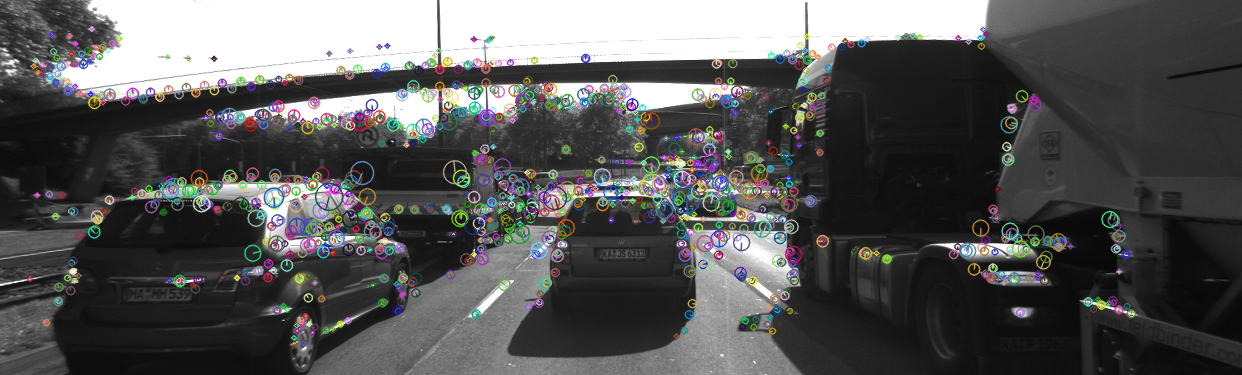
//> input picture 2. Camera/2D_Feature_Matching/images/AKAZE.png, 1242 x 375 px, given in place of 0000000000.png, which was not available
$ ./MidTermProject_Camera_Student   (built with g++ and OpenCV 4)
//> lines starting //> are read from the running program, lines starting //| are printed output that depends on the picture; pictures that were not available may be replaced by others from this repository, and a replacement may not be noted
### 2. Camera/2D_Feature_Matching/src/matching2D.hpp
#ifndef matching2D_hpp
#define matching2D_hpp

#include <stdio.h>
#include <iostream>
#include <sstream>
#include <iomanip>
#include <vector>
#include <cmath>
#include <limits>

#include <opencv2/core.hpp>
#include <opencv2/highgui/highgui.hpp>
#include <opencv2/imgproc/imgproc.hpp>
#include <opencv2/features2d.hpp>
#include <opencv2/xfeatures2d.hpp>
#include <opencv2/xfeatures2d/nonfree.hpp>

#include "dataStructures.h"


void detKeypointsHarris(std::vector<cv::KeyPoint> &keypoints, cv::Mat &img, bool bVis=false);
void detKeypointsShiTomasi(std::vector<cv::KeyPoint> &keypoints, cv::Mat &img, bool bVis=false);
void detKeypointsModern(std::vector<cv::KeyPoint> &keypoints, cv::Mat &img, std::string detectorType, bool bVis=false);
void descKeypoints(std::vector<cv::KeyPoint> &keypoints, cv::Mat &img, cv::Mat &descriptors, std::string descriptorType);
void matchDescriptors(std::vector<cv::KeyPoint> &kPtsSource, std::vector<cv::KeyPoint> &kPtsRef, cv::Mat &descSource, cv::Mat &descRef,
                      std::vector<cv::DMatch> &matches, std::string descriptorType, std::string matcherType, std::string selectorType);

#endif /* matching2D_hpp */

### 2. Camera/2D_Feature_Matching/src/dataStructures.h
#ifndef dataStructures_h
#define dataStructures_h

#include <vector>
#include <opencv2/core.hpp>


struct DataFrame { // represents the available sensor information at the same time instance

    cv::Mat cameraImg; // camera image

    std::vector<cv::KeyPoint> keypoints; // 2D keypoints within camera image
    cv::Mat descriptors; // keypoint descriptors
    std::vector<cv::DMatch> kptMatches; // keypoint matches between previous and current frame
};


#endif /* dataStructures_h */

### 2. Camera/2D_Feature_Matching/src/matching2D_Student.cpp
#include <numeric>
#include "matching2D.hpp"

using namespace std;

// Find best matches for keypoints in two camera images based on several matching methods
void matchDescriptors(std::vector<cv::KeyPoint> &kPtsSource, std::vector<cv::KeyPoint> &kPtsRef, cv::Mat &descSource, cv::Mat &descRef,
                      std::vector<cv::DMatch> &matches, std::string descriptorType, std::string matcherType, std::string selectorType)
{
    // configure matcher
    bool crossCheck = false;
    cv::Ptr<cv::DescriptorMatcher> matcher;

    if (matcherType.compare("MAT_BF") == 0)
    {
        int normType = descriptorType.compare("DES_BINARY") == 0 ? cv::NORM_HAMMING : cv::NORM_L2;
        matcher = cv::BFMatcher::create(normType, crossCheck);
    }
    else if (matcherType.compare("MAT_FLANN") == 0)
    {
        //potential bug in the current implementation of the OpenCV, which requires a conversion of the binary descriptors into floating point vectors
        if (descSource.type() != CV_32F)
        {
          descSource.convertTo(descSource, CV_32F);
          descRef.convertTo(descRef, CV_32F);
        }
        matcher = cv::DescriptorMatcher::create(cv::DescriptorMatcher::FLANNBASED);
    }


    // perform matching task
    if (selectorType.compare("SEL_NN") == 0)
    { // nearest neighbor (best match)

        matcher->match(descSource, descRef, matches); // Finds the best match for each descriptor in desc1
    }
    else if (selectorType.compare("SEL_KNN") == 0)
    { // k nearest neighbors (k=2)
        std::vector<std::vector<cv::DMatch>> knn_matches;
        matcher->knnMatch(descSource, descRef, knn_matches, 2);

        double minDescDistRatio = 0.8;
        for (auto it = knn_matches.begin(); it != knn_matches.end(); ++it)
        {
          if ((*it)[0].distance < minDescDistRatio * (*it)[1].distance)
          {
            matches.push_back((*it)[0]);
          }
        }
    }
}

// Use one of several types of state-of-art descriptors to uniquely identify keypoints
void descKeypoints(vector<cv::KeyPoint> &keypoints, cv::Mat &img, cv::Mat &descriptors, string descriptorType)
{
   // BRISK, BRIEF, ORB, FREAK, AKAZE and SIFT.
  // select appropriate descriptor
  cv::Ptr<cv::DescriptorExtractor> extractor;
  if (descriptorType.compare("BRISK") == 0)
  {
    int threshold = 30;        // FAST/AGAST detection threshold score.
    int octaves = 3;           // detection octaves (use 0 to do single scale)
    float patternScale = 1.0f; // apply this scale to the pattern used for sampling the neighbourhood of a keypoint.

    extractor = cv::BRISK::create(threshold, octaves, patternScale);
  }
  else if (descriptorType == "SIFT")
  {
    extractor = cv::xfeatures2d::SIFT::create();
  }
  else if (descriptorType == "ORB")
  {
    extractor = cv::ORB::create();
  }
  else if (descriptorType == "BRIEF")
  {
    extractor = cv::xfeatures2d::BriefDescriptorExtractor::create();
  }
  else if (descriptorType == "AKAZE")
  {
    extractor = cv::AKAZE::create();
  }
  else if (descriptorType == "FREAK")
  {
    extractor = cv::xfeatures2d::FREAK::create();
  }
  else {
    return;
  }

  extractor->compute(img, keypoints, descriptors);

}

// Detect keypoints in image using the traditional Shi-Thomasi detector
// [112 lines left out: functions detKeypointsShiTomasi, detKeypointsHarris, not called in this run]


void detKeypointsModern(std::vector<cv::KeyPoint> &keypoints, cv::Mat &img, std::string detectorType, bool bVis)
{
  cv::Ptr<cv::FeatureDetector> detector;

  if (detectorType == "SIFT")       { detector = cv::xfeatures2d::SIFT::create(); }
  else if (detectorType == "ORB") 	{ detector = cv::ORB::create(); }
  else if (detectorType == "BRISK") { detector = cv::BRISK::create(); }
  else if (detectorType == "AKAZE") { detector = cv::AKAZE::create(); }
  else if (detectorType == "FAST")  { detector = cv::FastFeatureDetector::create(); }
  else { return ; }

  detector->detect(img, keypoints);

  if (bVis)
  {
    cv::Mat Imshow = img.clone();
    cv::drawKeypoints(img, keypoints, Imshow, cv::Scalar::all(-1), cv::DrawMatchesFlags::DRAW_RICH_KEYPOINTS);
    imshow("KeyPoint Detection "+detectorType, Imshow);
    cv::waitKey(0);
  }

}

### 2. Camera/2D_Feature_Matching/src/MidTermProject_Camera_Student.cpp
/* INCLUDES FOR THIS PROJECT */
#include <iostream>
#include <fstream>
#include <sstream>
#include <iomanip>
#include <vector>
#include <cmath>
#include <limits>
#include <opencv2/core.hpp>
#include <opencv2/highgui/highgui.hpp>
#include <opencv2/imgproc/imgproc.hpp>
#include <opencv2/features2d.hpp>
#include <opencv2/xfeatures2d.hpp>
#include <opencv2/xfeatures2d/nonfree.hpp>

#include "dataStructures.h"
#include "matching2D.hpp"

using namespace std;

/* MAIN PROGRAM */
int main(int argc, const char *argv[])
{
    //SHITOMASI, HARRIS, FAST, BRISK, ORB, AKAZE, SIFT
    string detectorType = "FAST";

    //BRISK, BRIEF, ORB, FREAK, AKAZE, SIFT
    string descriptorType = "ORB";

    string descriptorValueType = descriptorType != "SIFT" ? "DES_BINARY" : "DES_HOG";

    string matcherType  = "MAT_FLANN";        // MAT_BF, MAT_FLANN
    string selectorType = "SEL_kNN";       // SEL_NN, SEL_KNN

    bool bVis = true;

    /* INIT VARIABLES AND DATA STRUCTURES */


    // data location
    string dataPath = "../";

    // camera
    string imgBasePath = dataPath + "images/";
    string imgPrefix = "KITTI/2011_09_26/image_00/data/000000"; // left camera, color
    string imgFileType = ".png";
    int imgStartIndex = 0; // first file index to load (assumes Lidar and camera names have identical naming convention)
    int imgEndIndex = 9;   // last file index to load
    int imgFillWidth = 4;  // no. of digits which make up the file index (e.g. img-0001.png)

    // misc
    int dataBufferSize = 2;       // no. of images which are held in memory (ring buffer) at the same time
    vector<DataFrame> dataBuffer; // list of data frames which are held in memory at the same time


    for (size_t imgIndex = 0; imgIndex <= imgEndIndex - imgStartIndex; imgIndex++)
    {
        ostringstream imgNumber;
        imgNumber << setfill('0') << setw(imgFillWidth) << imgStartIndex + imgIndex;
        string imgFullFilename = imgBasePath + imgPrefix + imgNumber.str() + imgFileType;


        cv::Mat img, imgGray;
        img = cv::imread(imgFullFilename);
//> img is the input picture: 375 rows x 1242 cols, CV_8UC3; mean B, G, R 87, 87.1, 86.9
        cv::cvtColor(img, imgGray, cv::COLOR_BGR2GRAY);
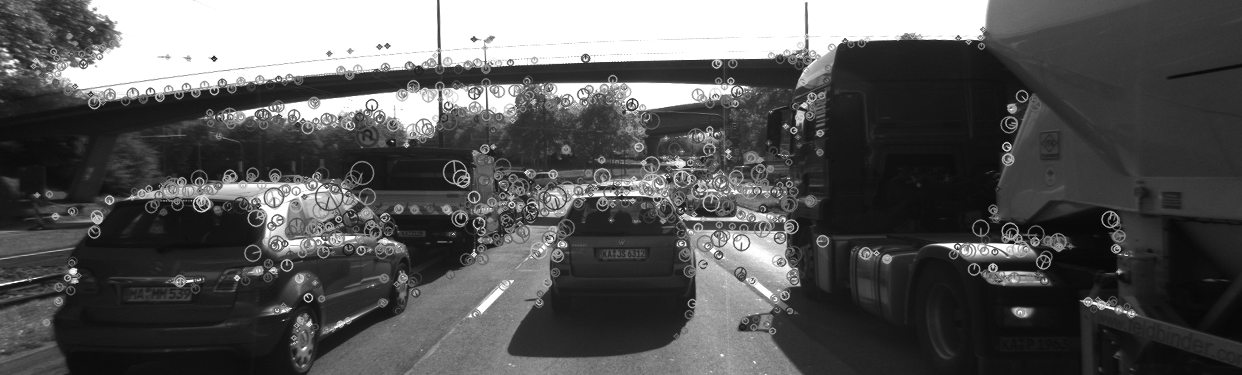
//> imgGray: 375 rows x 1242 cols, CV_8UC1; min 7, max 255, mean 87


        DataFrame frame;
        frame.cameraImg = imgGray;
        if(dataBuffer.size()==dataBufferSize) dataBuffer.erase(dataBuffer.begin());
        dataBuffer.push_back(frame);

        //cout << "#1 : LOAD IMAGE INTO BUFFER done" << endl;


        vector<cv::KeyPoint> keypoints;

        if (detectorType.compare("SHITOMASI") == 0)
        {
            detKeypointsShiTomasi(keypoints, imgGray, bVis);
        }
        else
        {
          if (detectorType.compare("HARRIS") == 0)
          {
            detKeypointsHarris(keypoints, imgGray, bVis);
          }
          else
          {
            detKeypointsModern(keypoints, imgGray, detectorType, bVis);
//> in detKeypointsModern, `detector->detect(img, keypoints);`: keypoints = 9045 keypoints; strongest (x, y, size): (214, 56, 7), (214, 60, 7), (392, 141, 7), (290, 308, 7)
//> in detKeypointsModern, `cv::drawKeypoints(img, keypoints, Imshow, cv::Scalar::all(-1), cv::Dra..`:
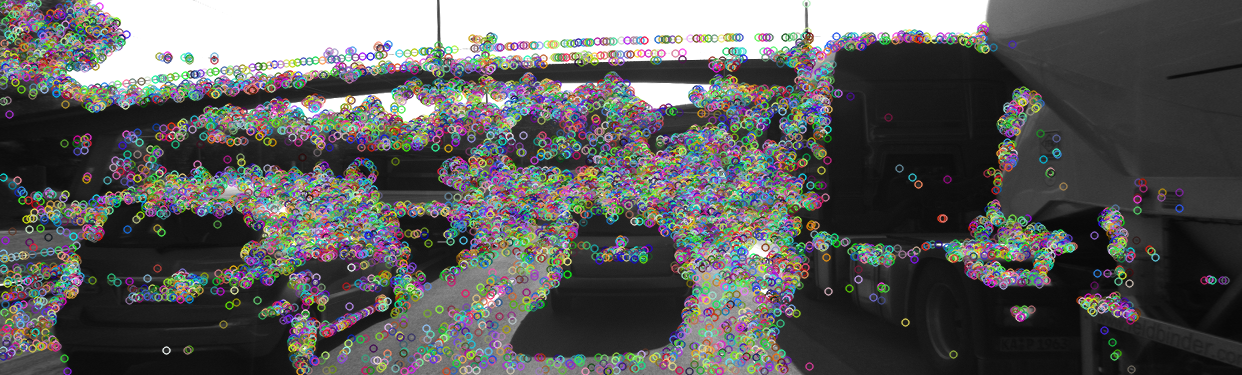
//> Imshow: 375 rows x 1242 cols, CV_8UC3; mean B, G, R 92.5, 93.1, 92.8
          }
        }

        bool bFocusOnVehicle = true;
        cv::Rect vehicleRect(535, 180, 180, 150);
        if (bFocusOnVehicle)
        {
            // this piece of code is inspried from: https://github.com/rayryeng/Udacity_Sensor_Fusion_Nanodegree/tree/master/SFND_Camera/SFND_2D_Feature_Matching/src
            keypoints.erase(remove_if(keypoints.begin(), keypoints.end(), [&vehicleRect](const cv::KeyPoint& kpt)
                                {
                                  return !vehicleRect.contains(kpt.pt);
                                }),
                      keypoints.end());
//> keypoints = 900 keypoints; strongest (x, y, size): (685, 208, 7), (677, 245, 7), (680, 209, 7), (685, 244, 7)
        }

        cout<<"# of detected Keypoints within ROI = "<<keypoints.size()<<endl;
//| # of detected Keypoints within ROI = 900


        bool bLimitKpts = true;
        if (bLimitKpts)
        {
            int maxKeypoints = 50;

            if (detectorType.compare("SHITOMASI") == 0)
            { // there is no response info, so keep the first 50 as they are sorted in descending quality order
                keypoints.erase(keypoints.begin() + maxKeypoints, keypoints.end());
            }
            cv::KeyPointsFilter::retainBest(keypoints, maxKeypoints);
//> keypoints = 50 keypoints; strongest (x, y, size): (685, 208, 7), (677, 245, 7), (680, 209, 7), (685, 244, 7)
            //cout << " NOTE: Keypoints have been limited!" << endl;
        }


        (dataBuffer.end() - 1)->keypoints = keypoints;

        //cout << "#2 : DETECT KEYPOINTS done" << endl;


        // -> BRISK, BRIEF, ORB, FREAK, AKAZE, SIF
        cv::Mat descriptors;
        descKeypoints((dataBuffer.end() - 1)->keypoints, (dataBuffer.end() - 1)->cameraImg, descriptors, descriptorType);

        (dataBuffer.end() - 1)->descriptors = descriptors;

        //cout << "#3 : EXTRACT DESCRIPTORS done" << endl;

        if (dataBuffer.size() > 1) // wait until at least two images have been processed
        {
            vector<cv::DMatch> matches;

            matchDescriptors((dataBuffer.end() - 2)->keypoints, (dataBuffer.end() - 1)->keypoints,
                             (dataBuffer.end() - 2)->descriptors, (dataBuffer.end() - 1)->descriptors,
                             matches, descriptorValueType, matcherType, selectorType);

            (dataBuffer.end() - 1)->kptMatches = matches;

            cout<<"# of matched Keypoints = "<<matches.size() << endl; cout<<endl;

            //cout << "#4 : MATCH KEYPOINT DESCRIPTORS done" << endl;

            // visualize matches between current and previous image

            if (bVis)
            {
                cv::Mat matchImg = ((dataBuffer.end() - 1)->cameraImg).clone();
                cv::drawMatches((dataBuffer.end() - 2)->cameraImg, (dataBuffer.end() - 2)->keypoints,
                                (dataBuffer.end() - 1)->cameraImg, (dataBuffer.end() - 1)->keypoints,
                                matches, matchImg,
                                cv::Scalar::all(-1), cv::Scalar::all(-1),
                                vector<char>(), cv::DrawMatchesFlags::DRAW_RICH_KEYPOINTS);

                string windowName = "Matching keypoints between two camera images";
                cv::namedWindow(windowName, 7);
                cv::imshow(windowName, matchImg);
                //cout << "Press key to continue to next image" << endl;
                cv::waitKey(0); // wait for key to be pressed
            }

        }

    }
//> pass 2 of the loop `for (size_t imgIndex = 0; imgIndex <= imgEndIndex - imgStartIndex; img..`:
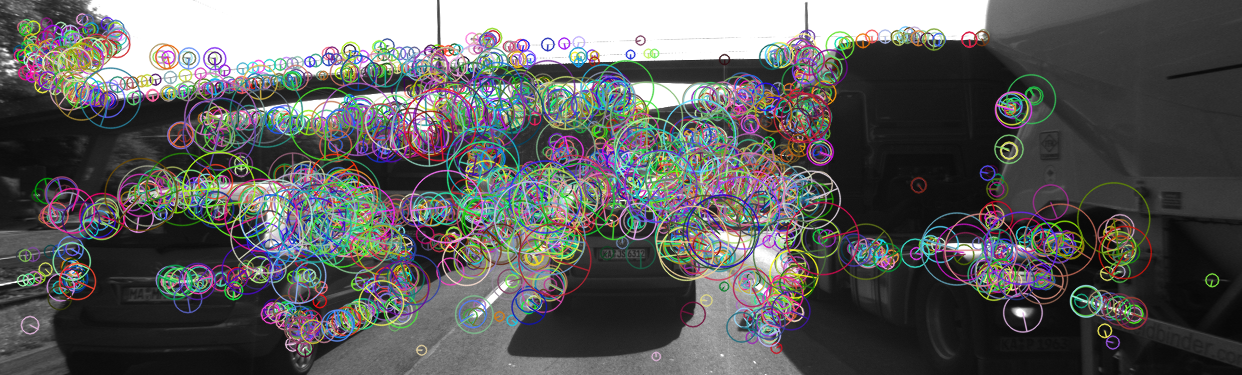
//> input picture 2. Camera/2D_Feature_Matching/images/BRISK.png, 1242 x 375 px, given in place of 0000000001.png, which was not available
//> img is the input picture: 375 rows x 1242 cols, CV_8UC3; mean B, G, R 94.4, 94.7, 94.6
//> in detKeypointsModern (call 2), `detector->detect(img, keypoints);`: keypoints = 16518 keypoints; strongest (x, y, size): (454, 232, 7), (723, 54, 7), (726, 58, 7), (725, 54, 7)
//> in detKeypointsModern (call 2), `cv::drawKeypoints(img, keypoints, Imshow, cv::Scalar::all(-1), cv::Dra..`:
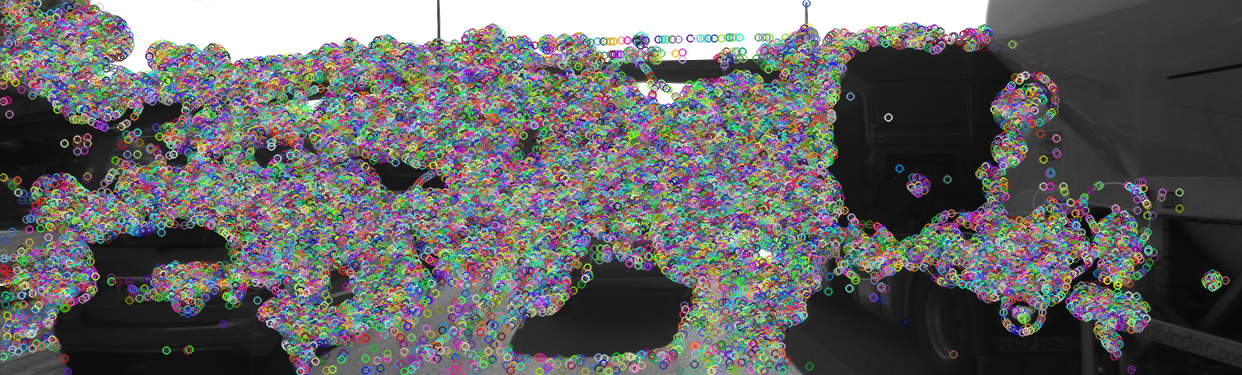
//> Imshow: 375 rows x 1242 cols, CV_8UC3; mean B, G, R 101.9, 101.6, 102
//> `keypoints.erase(remove_if(keypoints.begin(), keypoints.end(), [&vehicl..`: keypoints = 1329 keypoints; strongest (x, y, size): (624, 200, 7), (611, 220, 7), (663, 259, 7), (572, 186, 7)
//| # of detected Keypoints within ROI = 1329
//> `cv::KeyPointsFilter::retainBest(keypoints, maxKeypoints);`: keypoints = 57 keypoints; strongest (x, y, size): (624, 200, 7), (611, 220, 7), (663, 259, 7), (572, 186, 7)
//> `cv::imshow(windowName, matchImg);`:
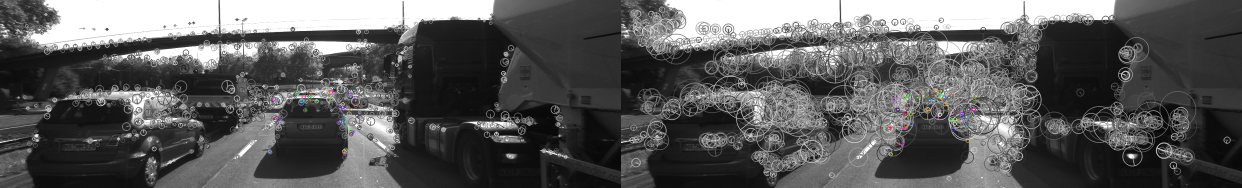
//> window 'Matching keypoints between two': 375 rows x 2484 cols, CV_8UC3 (shown at 1/2 size); mean B, G, R 90.8, 90.8, 90.8
//> (the run ends here: the program stops with an error, at `cv::cvtColor(img, imgGray, cv::COLOR_BGR2GRAY);`)
